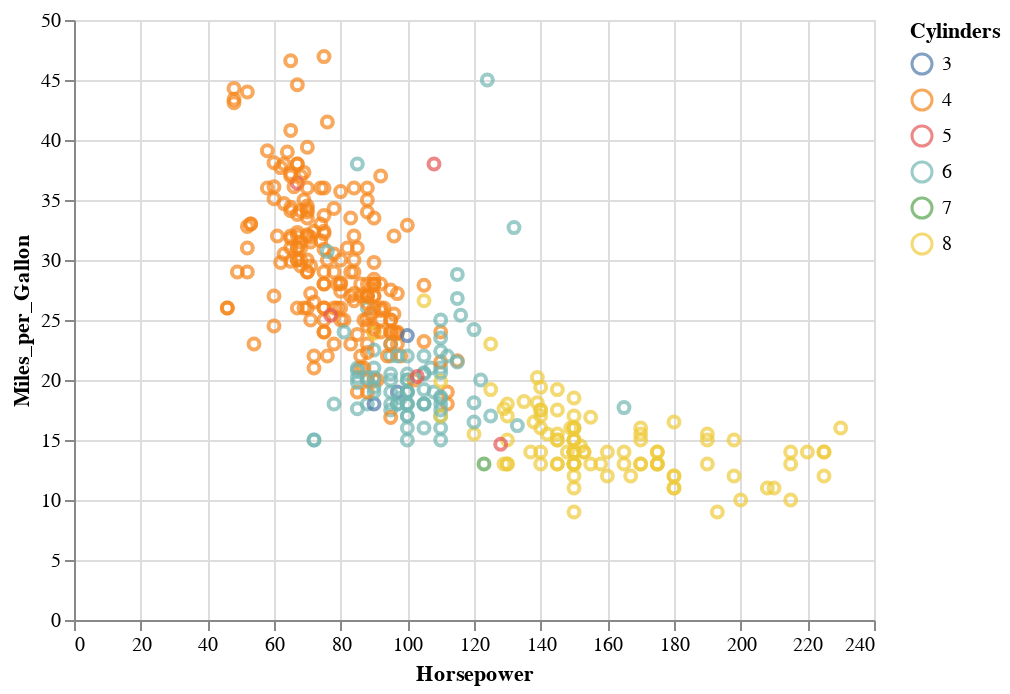

Notebook code cell kept with this figure:
### Code cell
alt.Chart(alternation).mark_point().encode(
    x = "Horsepower",
    y = "Miles_per_Gallon",
    color = "Cylinders:N",
    tooltip=("Horsepower", "Miles_per_Gallon")
).interactive()

### Figure 1 — Vega-Lite specification as saved in the notebook (floating-point values rounded to 4 significant figures; data arrays with more than 128 entries replaced by an {"elided": "..."} marker saying what was removed)
{"config": {"view": {"continuousWidth": 400, "continuousHeight": 300}}, "data": {"name": "data-a86df4b0b5e0117cde0100ed88a2db52"}, "mark": "point", "encoding": {"color": {"field": "Cylinders", "type": "nominal"}, "tooltip": [{"field": "Horsepower", "type": "quantitative"}, {"field": "Miles_per_Gallon", "type": "quantitative"}], "x": {"field": "Horsepower", "type": "quantitative"}, "y": {"field": "Miles_per_Gallon", "type": "quantitative"}}, "selection": {"selector002": {"type": "interval", "bind": "scales", "encodings": ["x", "y"]}}, "$schema": "https://vega.github.io/schema/vega-lite/v4.17.0.json", "datasets": {"data-a86df4b0b5e0117cde0100ed88a2db52": {"elided": "399 records"}}}
